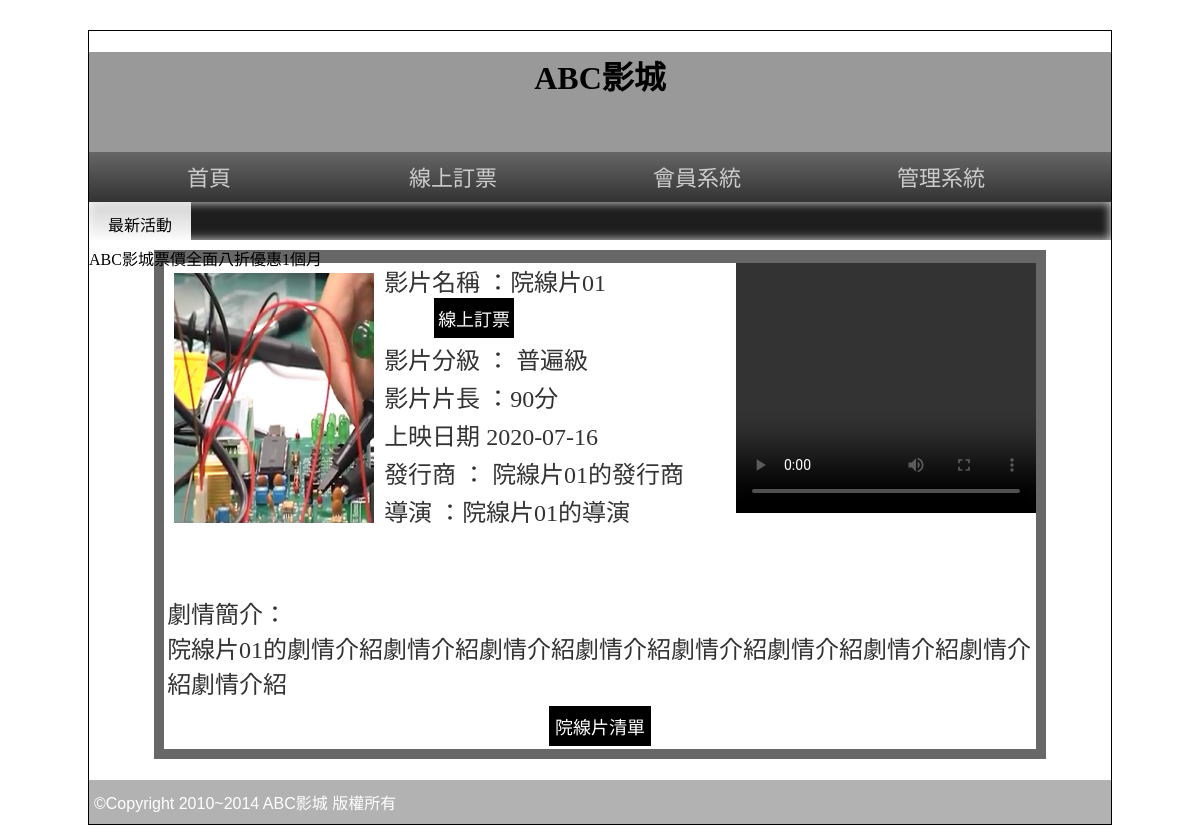
The page /?do=intro&id=1 on the database as committed earlier.
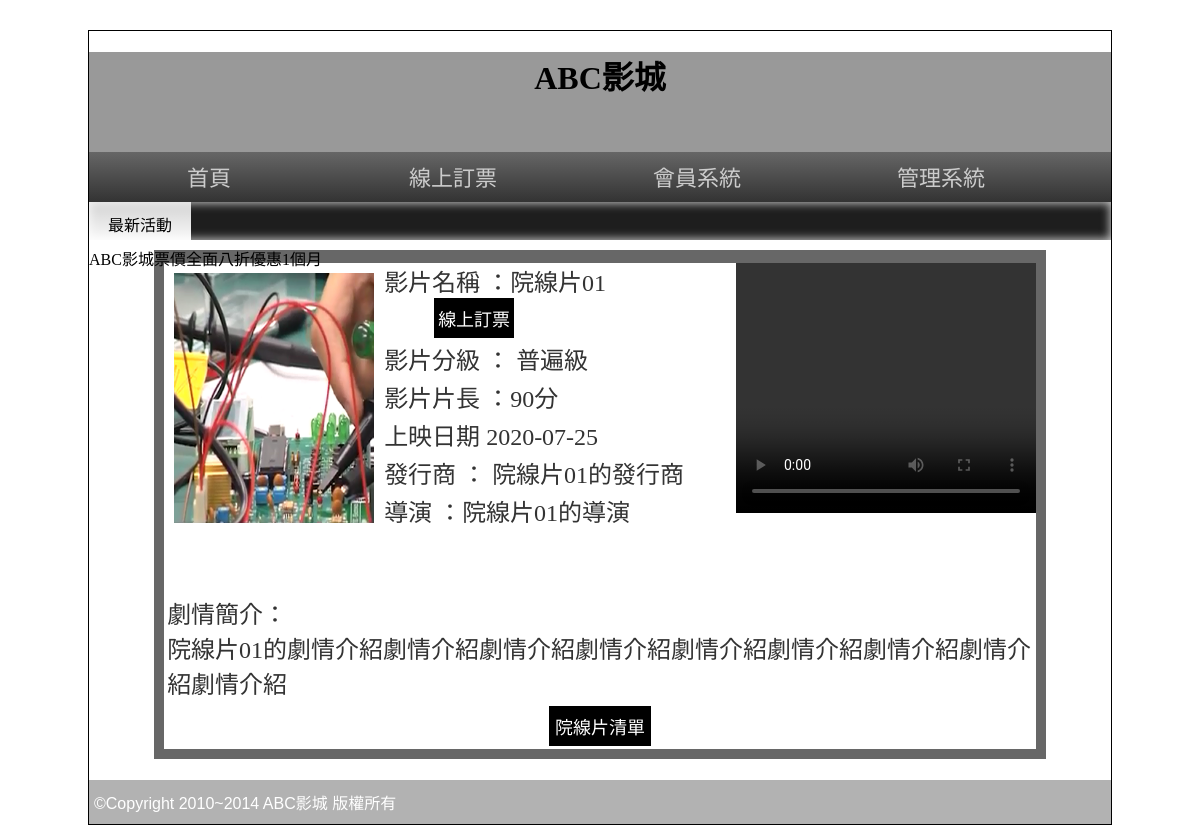
The same page on the database as committed later.
### tables this page shows
CREATE TABLE `movie` (
  `id` int(10) UNSIGNED NOT NULL COMMENT '流水號',
  `name` text NOT NULL COMMENT '電影名稱',
  `level` tinyint(1) UNSIGNED NOT NULL COMMENT '分級',
  `length` int(3) UNSIGNED NOT NULL COMMENT '長度',
  `ondate` date NOT NULL COMMENT '放映日期',
  `publish` text NOT NULL COMMENT '發行商',
  `director` text NOT NULL COMMENT '導演',
  `trailer` text NOT NULL COMMENT '預告影片',
  `poster` text NOT NULL COMMENT '預告海報',
  `intro` text NOT NULL COMMENT '電影介紹',
  `rank` int(10) UNSIGNED NOT NULL COMMENT '排序',
  `sh` int(1) UNSIGNED NOT NULL COMMENT '顯示'
);

### base.php (called while the page is built, shortened)
<?php
class DB{
private $dsn="mysql:host=localhost;charset=utf8;dbname=db03";
private $root="root";
private $password="";
public function __construct($table){
    $this->table=$table;
    $this->pdo=new PDO($this->dsn,$this->root,$this->password);
}
public function find($arg){
    $sql="SELECT * FROM $this->table ";
    if(is_array($arg)){
        foreach($arg as $k=>$v) $tmp[]="`$k`='$v'";
        $sql.=" WHERE ".implode(" && ",$tmp);
    }else $sql.= " WHERE `id` = '$arg'";
    return $this->pdo->query($sql)->fetch(PDO::FETCH_ASSOC);
}
}
$Movie=new DB('movie');
$level=[
1=>'普遍級',
2=>'輔導級',
3=>'保護級',
4=>'限制級'
];
?>

### front/intro.php (the view)
<?php
$row=$Movie->find($_GET['id']);
?>
    <div class="tab rb" style="width:87%;">
      <div style="background:#FFF; width:100%; color:#333; text-align:left">
        <video src="img/<?=$row['trailer'];?>" width="300px" height="250px" controls="" style="float:right;"></video>
        <font style="font-size:24px"> <img src="img/<?=$row['poster'];?>" width="200px" height="250px" style="margin:10px; float:left">
        <p style="margin:3px">影片名稱 ：<?=$row['name'];?>
          <input type="button" value="線上訂票" onclick="location.href='?do=order&id=<?=$row['id'];?>'" style="margin-left:50px; padding:2px 4px" class="b2_btu">
        </p>
        <p style="margin:3px">影片分級 ： <?=$level[$row['level']];?> </p>
        <p style="margin:3px">影片片長 ：<?=$row['length'];?>分</p>
        <p style="margin:3px">上映日期 <?=$row['ondate'];?></p>
        <p style="margin:3px">發行商 ： <?=$row['publish'];?></p>
        <p style="margin:3px">導演 ：<?=$row['director'];?> </p>
        <br>
        <br>
        <p style="margin:10px 3px 3px 3px; word-break:break-all"> 劇情簡介：<br><?=$row['intro'];?>
        </p>
        </font>
        <table width="100%" border="0">
          <tbody>
            <tr>
              <td align="center"><input type="button" value="院線片清單" onclick="location.href='index.php'"></td>
            </tr>
          </tbody>
        </table>
      </div>
    </div>

Rows that differ between the two databases and show on the page:
changed movie "院線片01": ondate "2020-07-16" → "2020-07-25"
